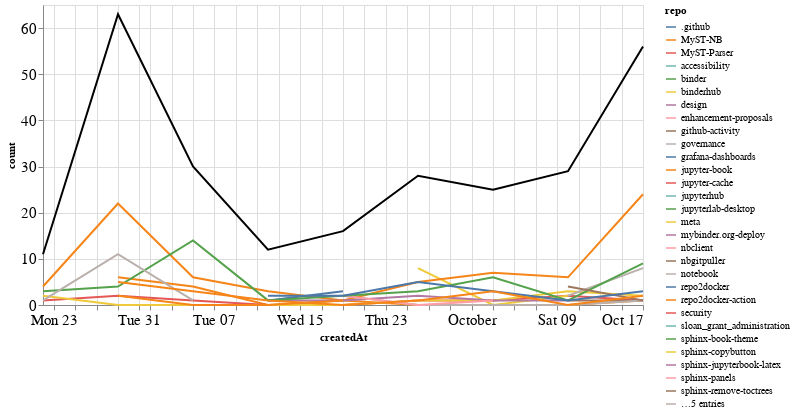

This figure's notebook cell:
### Markdown cell above
### Comments

### Code cell
comments_time = comments.groupby('repo').resample('W', on='createdAt').count()['author'].reset_index()
comments_time = comments_time.rename(columns={'author': 'count'})
comments_time_total = comments_time.groupby('createdAt').agg({"count": "sum"}).reset_index()
ch1 = alt.Chart(comments_time, width=600).mark_line().encode(
    x='createdAt',
    y='count',
    color='repo',
    tooltip="repo"
)

ch2 = alt.Chart(comments_time_total, width=600).mark_line(color="black").encode(
    x='createdAt',
    y='count',
)

ch1 + ch2

### Figure 1 — Vega-Lite specification as saved in the notebook (floating-point values rounded to 4 significant figures)
{"config": {"axisLeft": {"labelFontSize": 15}, "axisBottom": {"labelFontSize": 15}}, "layer": [{"data": {"name": "data-11f724d9293dda7feb3b683b647950c6"}, "mark": "line", "encoding": {"color": {"type": "nominal", "field": "repo"}, "tooltip": {"type": "nominal", "field": "repo"}, "x": {"type": "temporal", "field": "createdAt"}, "y": {"type": "quantitative", "field": "count"}}, "width": 600}, {"data": {"name": "data-1cef3638db44267883925a40e3c4d388"}, "mark": {"type": "line", "color": "black"}, "encoding": {"x": {"type": "temporal", "field": "createdAt"}, "y": {"type": "quantitative", "field": "count"}}, "width": 600}], "$schema": "https://vega.github.io/schema/vega-lite/v4.8.1.json", "datasets": {"data-11f724d9293dda7feb3b683b647950c6": [{"repo": ".github", "createdAt": "2021-09-12T00:00:00", "count": 1}, {"repo": "MyST-NB", "createdAt": "2021-08-29T00:00:00", "count": 6}, {"repo": "MyST-NB", "createdAt": "2021-09-05T00:00:00", "count": 4}, {"repo": "MyST-NB", "createdAt": "2021-09-12T00:00:00", "count": 0}, {"repo": "MyST-NB", "createdAt": "2021-09-19T00:00:00", "count": 1}, {"repo": "MyST-NB", "createdAt": "2021-09-26T00:00:00", "count": 0}, {"repo": "MyST-NB", "createdAt": "2021-10-03T00:00:00", "count": 0}, {"repo": "MyST-NB", "createdAt": "2021-10-10T00:00:00", "count": 0}, {"repo": "MyST-NB", "createdAt": "2021-10-17T00:00:00", "count": 1}, {"repo": "MyST-Parser", "createdAt": "2021-08-22T00:00:00", "count": 1}, {"repo": "MyST-Parser", "createdAt": "2021-08-29T00:00:00", "count": 2}, {"repo": "MyST-Parser", "createdAt": "2021-09-05T00:00:00", "count": 1}, {"repo": "MyST-Parser", "createdAt": "2021-09-12T00:00:00", "count": 0}, {"repo": "MyST-Parser", "createdAt": "2021-09-19T00:00:00", "count": 0}, {"repo": "MyST-Parser", "createdAt": "2021-09-26T00:00:00", "count": 1}, {"repo": "MyST-Parser", "createdAt": "2021-10-03T00:00:00", "count": 1}, {"repo": "MyST-Parser", "createdAt": "2021-10-10T00:00:00", "count": 2}, {"repo": "MyST-Parser", "createdAt": "2021-10-17T00:00:00", "count": 1}, {"repo": "accessibility", "createdAt": "2021-08-29T00:00:00", "count": 2}, {"repo": "binder", "createdAt": "2021-09-19T00:00:00", "count": 1}, {"repo": "binderhub", "createdAt": "2021-09-26T00:00:00", "count": 8}, {"repo": "binderhub", "createdAt": "2021-10-03T00:00:00", "count": 0}, {"repo": "binderhub", "createdAt": "2021-10-10T00:00:00", "count": 2}, {"repo": "design", "createdAt": "2021-08-29T00:00:00", "count": 1}, {"repo": "enhancement-proposals", "createdAt": "2021-10-10T00:00:00", "count": 2}, {"repo": "github-activity", "createdAt": "2021-10-10T00:00:00", "count": 1}, {"repo": "github-activity", "createdAt": "2021-10-17T00:00:00", "count": 1}, {"repo": "governance", "createdAt": "2021-09-19T00:00:00", "count": 2}, {"repo": "governance", "createdAt": "2021-09-26T00:00:00", "count": 0}, {"repo": "governance", "createdAt": "2021-10-03T00:00:00", "count": 0}, {"repo": "governance", "createdAt": "2021-10-10T00:00:00", "count": 0}, {"repo": "governance", "createdAt": "2021-10-17T00:00:00", "count": 1}, {"repo": "grafana-dashboards", "createdAt": "2021-08-29T00:00:00", "count": 1}, {"repo": "jupyter-book", "createdAt": "2021-08-22T00:00:00", "count": 4}, {"repo": "jupyter-book", "createdAt": "2021-08-29T00:00:00", "count": 22}, {"repo": "jupyter-book", "createdAt": "2021-09-05T00:00:00", "count": 6}, {"repo": "jupyter-book", "createdAt": "2021-09-12T00:00:00", "count": 3}, {"repo": "jupyter-book", "createdAt": "2021-09-19T00:00:00", "count": 1}, {"repo": "jupyter-book", "createdAt": "2021-09-26T00:00:00", "count": 5}, {"repo": "jupyter-book", "createdAt": "2021-10-03T00:00:00", "count": 7}, {"repo": "jupyter-book", "createdAt": "2021-10-10T00:00:00", "count": 6}, {"repo": "jupyter-book", "createdAt": "2021-10-17T00:00:00", "count": 24}, {"repo": "jupyter-cache", "createdAt": "2021-08-29T00:00:00", "count": 2}, {"repo": "jupyterhub", "createdAt": "2021-08-29T00:00:00", "count": 4}, {"repo": "jupyterlab-desktop", "createdAt": "2021-09-26T00:00:00", "count": 1}, {"repo": "meta", "createdAt": "2021-08-22T00:00:00", "count": 2}, {"repo": "meta", "createdAt": "2021-08-29T00:00:00", "count": 0}, {"repo": "meta", "createdAt": "2021-09-05T00:00:00", "count": 0}, {"repo": "meta", "createdAt": "2021-09-12T00:00:00", "count": 0}, {"repo": "meta", "createdAt": "2021-09-19T00:00:00", "count": 0}, {"repo": "meta", "createdAt": "2021-09-26T00:00:00", "count": 1}, {"repo": "meta", "createdAt": "2021-10-03T00:00:00", "count": 1}, {"repo": "meta", "createdAt": "2021-10-10T00:00:00", "count": 3}, {"repo": "meta", "createdAt": "2021-10-17T00:00:00", "count": 2}, {"repo": "mybinder.org-deploy", "createdAt": "2021-09-12T00:00:00", "count": 1}, {"repo": "mybinder.org-deploy", "createdAt": "2021-09-19T00:00:00", "count": 1}, {"repo": "mybinder.org-deploy", "createdAt": "2021-09-26T00:00:00", "count": 2}, {"repo": "mybinder.org-deploy", "createdAt": "2021-10-03T00:00:00", "count": 1}, {"repo": "mybinder.org-deploy", "createdAt": "2021-10-10T00:00:00", "count": 1}, {"repo": "nbclient", "createdAt": "2021-09-19T00:00:00", "count": 2}, {"repo": "nbclient", "createdAt": "2021-09-26T00:00:00", "count": 0}, {"repo": "nbclient", "createdAt": "2021-10-03T00:00:00", "count": 1}, {"repo": "nbgitpuller", "createdAt": "2021-09-05T00:00:00", "count": 1}, {"repo": "notebook", "createdAt": "2021-10-10T00:00:00", "count": 2}, {"repo": "notebook", "createdAt": "2021-10-17T00:00:00", "count": 8}, {"repo": "repo2docker", "createdAt": "2021-09-12T00:00:00", "count": 1}, {"repo": "repo2docker", "createdAt": "2021-09-19T00:00:00", "count": 3}, {"repo": "repo2docker-action", "createdAt": "2021-08-29T00:00:00", "count": 2}, {"repo": "repo2docker-action", "createdAt": "2021-09-05T00:00:00", "count": 0}, {"repo": "repo2docker-action", "createdAt": "2021-09-12T00:00:00", "count": 0}, {"repo": "repo2docker-action", "createdAt": "2021-09-19T00:00:00", "count": 1}, {"repo": "security", "createdAt": "2021-10-03T00:00:00", "count": 1}, {"repo": "sloan_grant_administration", "createdAt": "2021-10-10T00:00:00", "count": 4}, {"repo": "sphinx-book-theme", "createdAt": "2021-08-22T00:00:00", "count": 3}, {"repo": "sphinx-book-theme", "createdAt": "2021-08-29T00:00:00", "count": 4}, {"repo": "sphinx-book-theme", "createdAt": "2021-09-05T00:00:00", "count": 14}, {"repo": "sphinx-book-theme", "createdAt": "2021-09-12T00:00:00", "count": 1}, {"repo": "sphinx-book-theme", "createdAt": "2021-09-19T00:00:00", "count": 2}, {"repo": "sphinx-book-theme", "createdAt": "2021-09-26T00:00:00", "count": 3}, {"repo": "sphinx-book-theme", "createdAt": "2021-10-03T00:00:00", "count": 6}, {"repo": "sphinx-book-theme", "createdAt": "2021-10-10T00:00:00", "count": 1}, {"repo": "sphinx-book-theme", "createdAt": "2021-10-17T00:00:00", "count": 9}, {"repo": "sphinx-copybutton", "createdAt": "2021-10-17T00:00:00", "count": 3}, {"repo": "sphinx-jupyterbook-latex", "createdAt": "2021-10-03T00:00:00", "count": 1}, {"repo": "sphinx-panels", "createdAt": "2021-08-29T00:00:00", "count": 1}, {"repo": "sphinx-remove-toctrees", "createdAt": "2021-10-10T00:00:00", "count": 4}, {"repo": "sphinx-remove-toctrees", "createdAt": "2021-10-17T00:00:00", "count": 1}, {"repo": "sphinx-thebe", "createdAt": "2021-08-22T00:00:00", "count": 1}, {"repo": "sphinx-thebe", "createdAt": "2021-08-29T00:00:00", "count": 11}, {"repo": "sphinx-thebe", "createdAt": "2021-09-05T00:00:00", "count": 1}, {"repo": "team-compass", "createdAt": "2021-09-12T00:00:00", "count": 2}, {"repo": "team-compass", "createdAt": "2021-09-19T00:00:00", "count": 2}, {"repo": "team-compass", "createdAt": "2021-09-26T00:00:00", "count": 5}, {"repo": "team-compass", "createdAt": "2021-10-03T00:00:00", "count": 3}, {"repo": "team-compass", "createdAt": "2021-10-10T00:00:00", "count": 1}, {"repo": "team-compass", "createdAt": "2021-10-17T00:00:00", "count": 3}, {"repo": "thebe", "createdAt": "2021-08-29T00:00:00", "count": 5}, {"repo": "thebe", "createdAt": "2021-09-05T00:00:00", "count": 3}, {"repo": "thebe", "createdAt": "2021-09-12T00:00:00", "count": 1}, {"repo": "thebe", "createdAt": "2021-09-19T00:00:00", "count": 0}, {"repo": "thebe", "createdAt": "2021-09-26T00:00:00", "count": 1}, {"repo": "thebe", "createdAt": "2021-10-03T00:00:00", "count": 3}, {"repo": "thebe", "createdAt": "2021-10-10T00:00:00", "count": 0}, {"repo": "thebe", "createdAt": "2021-10-17T00:00:00", "count": 2}, {"repo": "voila", "createdAt": "2021-09-12T00:00:00", "count": 2}, {"repo": "web-compile", "createdAt": "2021-09-26T00:00:00", "count": 1}], "data-1cef3638db44267883925a40e3c4d388": [{"createdAt": "2021-08-22T00:00:00", "count": 11}, {"createdAt": "2021-08-29T00:00:00", "count": 63}, {"createdAt": "2021-09-05T00:00:00", "count": 30}, {"createdAt": "2021-09-12T00:00:00", "count": 12}, {"createdAt": "2021-09-19T00:00:00", "count": 16}, {"createdAt": "2021-09-26T00:00:00", "count": 28}, {"createdAt": "2021-10-03T00:00:00", "count": 25}, {"createdAt": "2021-10-10T00:00:00", "count": 29}, {"createdAt": "2021-10-17T00:00:00", "count": 56}]}}
